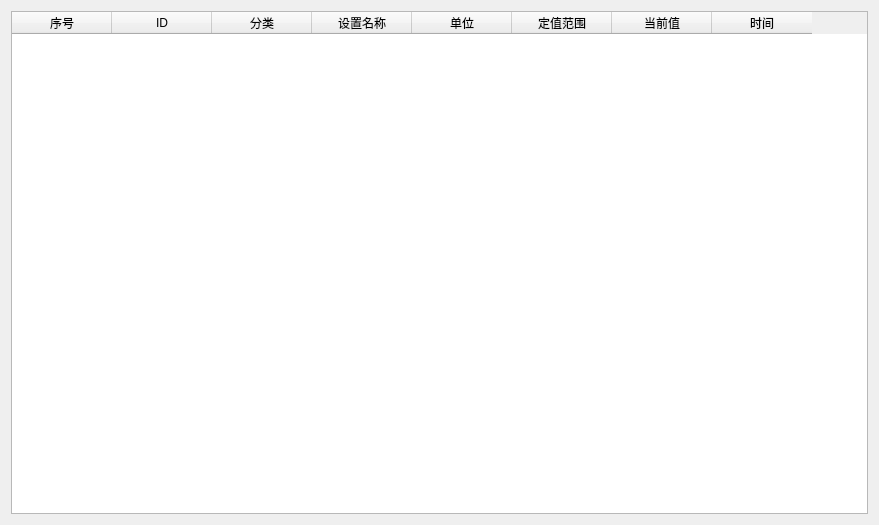
<?xml version="1.0" encoding="UTF-8"?>
<ui version="4.0">
 <class>CSysDevWgt</class>
 <widget class="QWidget" name="CSysDevWgt">
  <property name="geometry">
   <rect>
    <x>0</x>
    <y>0</y>
    <width>879</width>
    <height>525</height>
   </rect>
  </property>
  <property name="windowTitle">
   <string>CSysDevWgt</string>
  </property>
  <layout class="QHBoxLayout" name="horizontalLayout">
   <item>
    <widget class="QTableWidget" name="tableWidget">
     <column>
      <property name="text">
       <string>序号</string>
      </property>
     </column>
     <column>
      <property name="text">
       <string>ID</string>
      </property>
     </column>
     <column>
      <property name="text">
       <string>分类</string>
      </property>
     </column>
     <column>
      <property name="text">
       <string>设置名称</string>
      </property>
     </column>
     <column>
      <property name="text">
       <string>单位</string>
      </property>
     </column>
     <column>
      <property name="text">
       <string>定值范围</string>
      </property>
     </column>
     <column>
      <property name="text">
       <string>当前值</string>
      </property>
     </column>
     <column>
      <property name="text">
       <string>时间</string>
      </property>
     </column>
    </widget>
   </item>
  </layout>
 </widget>
 <layoutdefault spacing="6" margin="11"/>
 <resources/>
 <connections/>
</ui>
